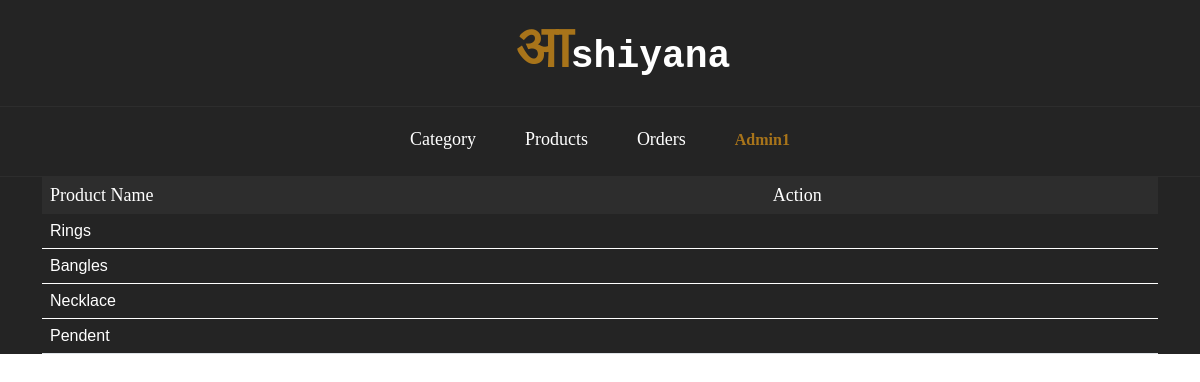
The app's page /admin/categories.php (signed in) with its own data.
### tables this page shows
CREATE TABLE `category` (
  `cat_id` int(11) NOT NULL,
  `cat_name` varchar(255) NOT NULL
);

### admin/categories.php (the view, shortened to what this page needs)
<div class="home_black_version">
    <?php
    include('header.php');
    ?>
    <section id="content">
        <div class="content-blog">
            <div class="container">
                <table class="table table-stiped">
                    <thead>
                        <tr>
                            <th>Product Name</th>
                            <th>Action</th>
                        </tr>
                    </thead>
                    <?php
                    $sql = "SELECT  * FROM category";
                    $result = mysqli_query($conn, $sql);
                    if (mysqli_num_rows($result) > 0) {
                        while ($row = mysqli_fetch_assoc($result)) {
                            ?>
                            <tbody>
                                <tr>
                                    <td>
                                        <?php echo $row['cat_name'] ?>
                                    </td>
                                    <td>
                                    </td>
                                </tr>
                            </tbody>
                            <?php
                        }
                    } else {
                        echo "0 results";
                    }
                    ?>
                </table>
            </div>
        </div>
    </section>
</div>

### style.css (style rules this page uses)
* { box-sizing: border-box; }
*, *::after, *::before { box-sizing: border-box; }
html, body { height: 100%; }
body { line-height: 24px; font-size: 14px; font-style: normal; font-weight: 400; visibility: visible; font-family: "Poppins", sans-serif; color: #5a5a5a; }
.home_black_version { background: #242424; }

### admin/categories.php (style rules this page uses)
.content-blog th { color: #ffffff; font-family: serif; font-weight: 400; font-size: 18px; background: #2d2d2d; border-style: none; }
.table>:not(caption)>*>* { color: #fff; }

### records on screen
category: cat_name "Rings"
category: cat_name "Bangles"
category: cat_name "Necklace"
category: cat_name "Pendent"

### other values on screen
$_SESSION['admin_name'] "Admin1"
